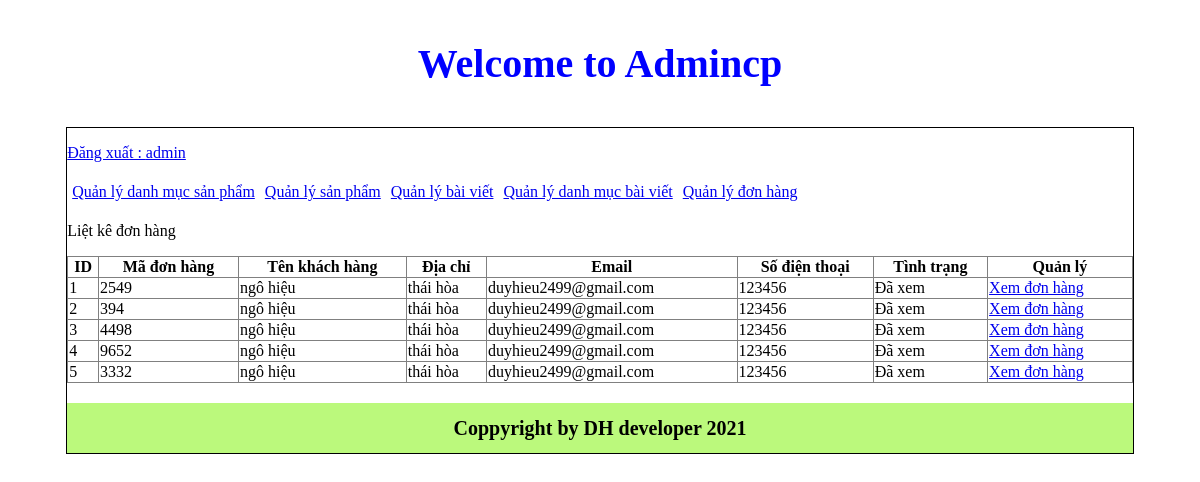
Screenshot of /admincp/index.php?action=quanlydonhang&query=lietke (signed in) with the database file from the repository.
### tables this page shows
CREATE TABLE `tbl_cart` (
  `id_cart` int(11) NOT NULL,
  `id_khachhang` int(11) NOT NULL,
  `code_cart` varchar(20) NOT NULL,
  `cart_status` int(11) NOT NULL
);

CREATE TABLE `tbl_dangki` (
  `id_dangki` int(11) NOT NULL,
  `tenkhachhang` varchar(100) NOT NULL,
  `email` varchar(100) NOT NULL,
  `diachi` varchar(200) NOT NULL,
  `matkhau` varchar(100) NOT NULL,
  `dienthoai` varchar(20) NOT NULL
);

### admincp/modules/quanlydonhang/lietke.php (the view)
<p>Liệt kê đơn hàng</p>
<?php
$sql_lietke_dh = "SELECT * FROM tbl_cart,tbl_dangki WHERE tbl_cart.id_khachhang=tbl_dangki.id_dangki ORDER BY tbl_cart.id_cart DESC";
$query_lietke_dh= mysqli_query($mysqli,$sql_lietke_dh);
 ?>
<table border="1" width="100%" style="border-collapse: collapse;">
  <tr>
   <th>ID</th>
   <th>Mã đơn hàng </th>
   <th>Tên khách hàng</th>
   <th>Địa chỉ</th>
   <th>Email</th>
   <th>Số điện thoại</th>
   <th>Tình trạng</th>
   <th>Quản lý</th>
  </tr>
  <?php
 $i = 0;
 while ($row= mysqli_fetch_array($query_lietke_dh)){
 	$i++;
  ?>
  <tr>
  	<td><?php echo $i ?></td>
    <td><?php echo $row['code_cart']?></td>
    <td><?php echo $row['tenkhachhang']?></td>
    <td><?php echo $row['diachi']?></td>
    <td><?php echo $row['email']?></td>
    <td><?php echo $row['dienthoai']?></td>
    <td>
    	<?php if ($row['cart_status']==1) {
    		echo '<a href="modules/quanlydonhang/xuly.php?code='.$row['code_cart'].'">Đơn hàng mới</a>';
    	}else{
    		echo 'Đã xem';
    	} ?>
    </td>
    <td>
      		<a href="index.php?action=donhang&query=xemdonhang&code=<?php echo $row['code_cart'] ?>">Xem đơn hàng</a>
    </td>
  </tr>
  <?php
}
   ?>
</table>

### rows the page displays
tbl_cart: code_cart "2549", tbl_dangki.tenkhachhang "ngô hiệu", tbl_dangki.diachi "thái hòa", tbl_dangki.email "duyhieu2499@gmail.com", tbl_dangki.dienthoai "123456", cart_status "Đã xem"
tbl_cart: code_cart "394", tbl_dangki.tenkhachhang "ngô hiệu", tbl_dangki.diachi "thái hòa", tbl_dangki.email "duyhieu2499@gmail.com", tbl_dangki.dienthoai "123456", cart_status "Đã xem"
tbl_cart: code_cart "4498", tbl_dangki.tenkhachhang "ngô hiệu", tbl_dangki.diachi "thái hòa", tbl_dangki.email "duyhieu2499@gmail.com", tbl_dangki.dienthoai "123456", cart_status "Đã xem"
tbl_cart: code_cart "9652", tbl_dangki.tenkhachhang "ngô hiệu", tbl_dangki.diachi "thái hòa", tbl_dangki.email "duyhieu2499@gmail.com", tbl_dangki.dienthoai "123456", cart_status "Đã xem"
tbl_cart: code_cart "3332", tbl_dangki.tenkhachhang "ngô hiệu", tbl_dangki.diachi "thái hòa", tbl_dangki.email "duyhieu2499@gmail.com", tbl_dangki.dienthoai "123456", cart_status "Đã xem"

### other values shown
$_SESSION['dangnhap'] "admin"
